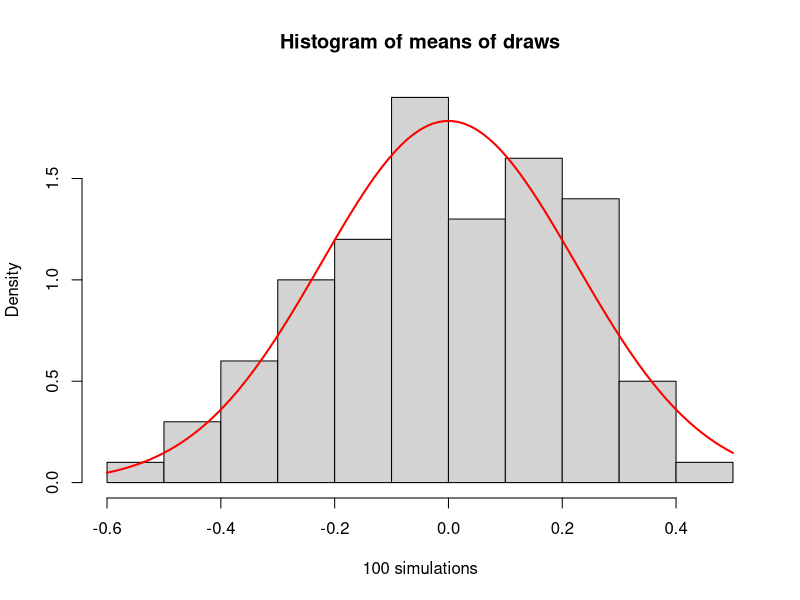
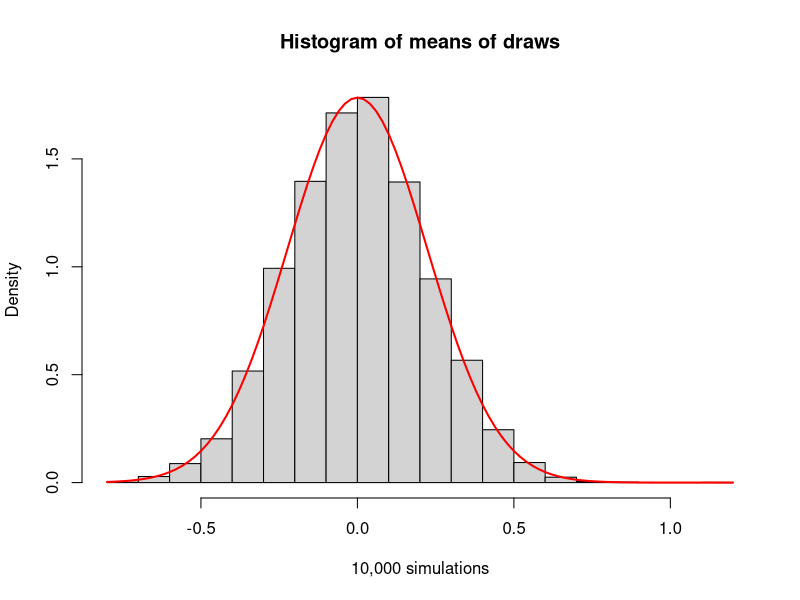

Here is the R script that generated these plots, in order:
## ---- chunk 1

n.obs <- 20
n.sample <- 10000
n.mean <- 0
n.sd <- 1

set.seed(1234)

# 100 simulations

means <- apply(matrix(rnorm(n.sample*n.obs, mean=n.mean, sd=n.sd),
    nrow=n.obs, ncol=n.sample), 2, mean)

hist(means[1:100], main='Histogram of means of draws', xlab='100 simulations', prob=TRUE)

true.mean <- n.mean
true.sd <- n.sd/sqrt(n.obs)

curve(dnorm(x, mean=true.mean, sd=true.sd), col='red', lty=1, lwd=2, add=TRUE)

# 10,000 simulations

hist(means, main='Histogram of means of draws', xlab='10,000 simulations', prob=TRUE)

true.mean <- n.mean
true.sd <- n.sd/sqrt(n.obs)

curve(dnorm(x, mean=true.mean, sd=true.sd), col='red', lty=1, lwd=2, add=TRUE)

